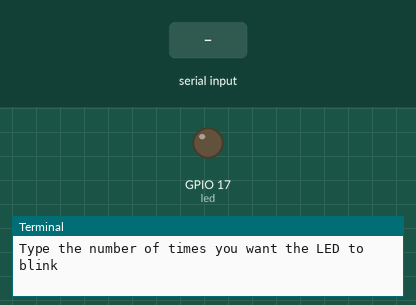
This program was run on a simulated Raspberry Pi (BCM pin numbers). Shown: output pins drawn as LEDs (lit = HIGH), the last lines printed to the terminal. Dashed ring = blinking. The test bench sets the inputs (shaded band). At 11.3 s the program stops and its outputs stay as they are.

Above: at 1.2 s.
1.3 s: "5" typed at the terminal, then Enter
At 2.1 s:
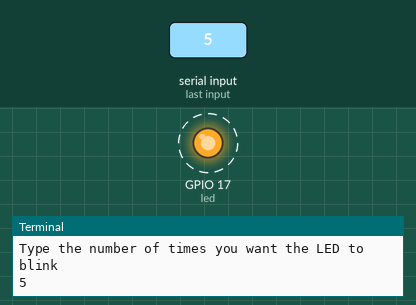
Timing chart, 0 to 11.8 s (numbered marks = the images above; inputs shaded):
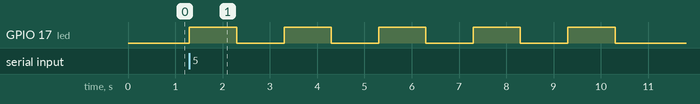

The program:

main.py
```python
from gpiozero import LED
from time import sleep

led = LED(17)
number = int(input(f'Type the number of times you want the LED to blink '))

while number > 0:
    led.on()
    sleep(1)
    led.off()
    sleep(1)
    number -=1
print("Blinking completes")
print(f'It blinked {number} times')
```

Measured:
- after the input at 1.3 s, GPIO 17 (led): alternates HIGH for 1.0 s and LOW for 1.0 s, starting at once
